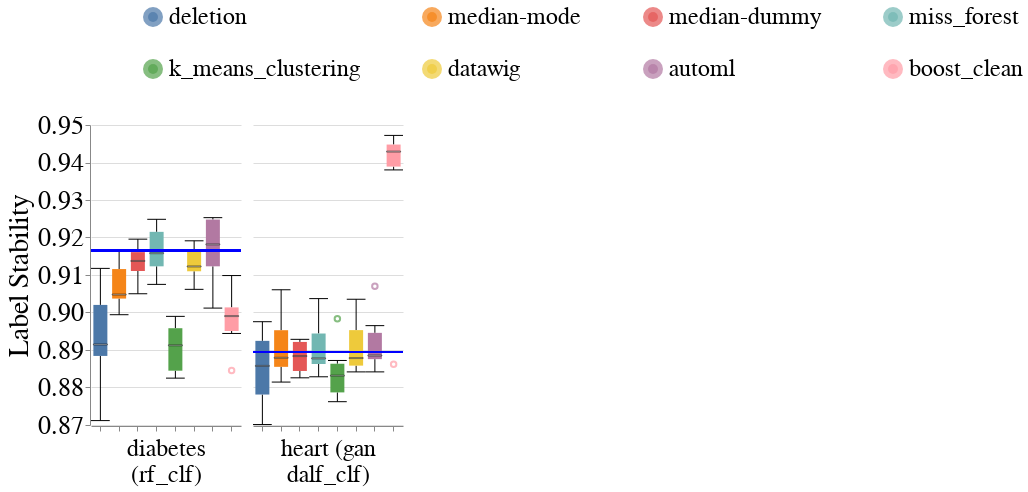

The notebook cell this image was saved under:
### Code cell
create_box_plots_for_diff_imputers_and_datasets(train_injection_scenario='mixed_exp',
                                                test_injection_scenario='MCAR1 & MAR1 & MNAR1',
                                                metric_name='label_stability',
                                                db_client=db_client)
